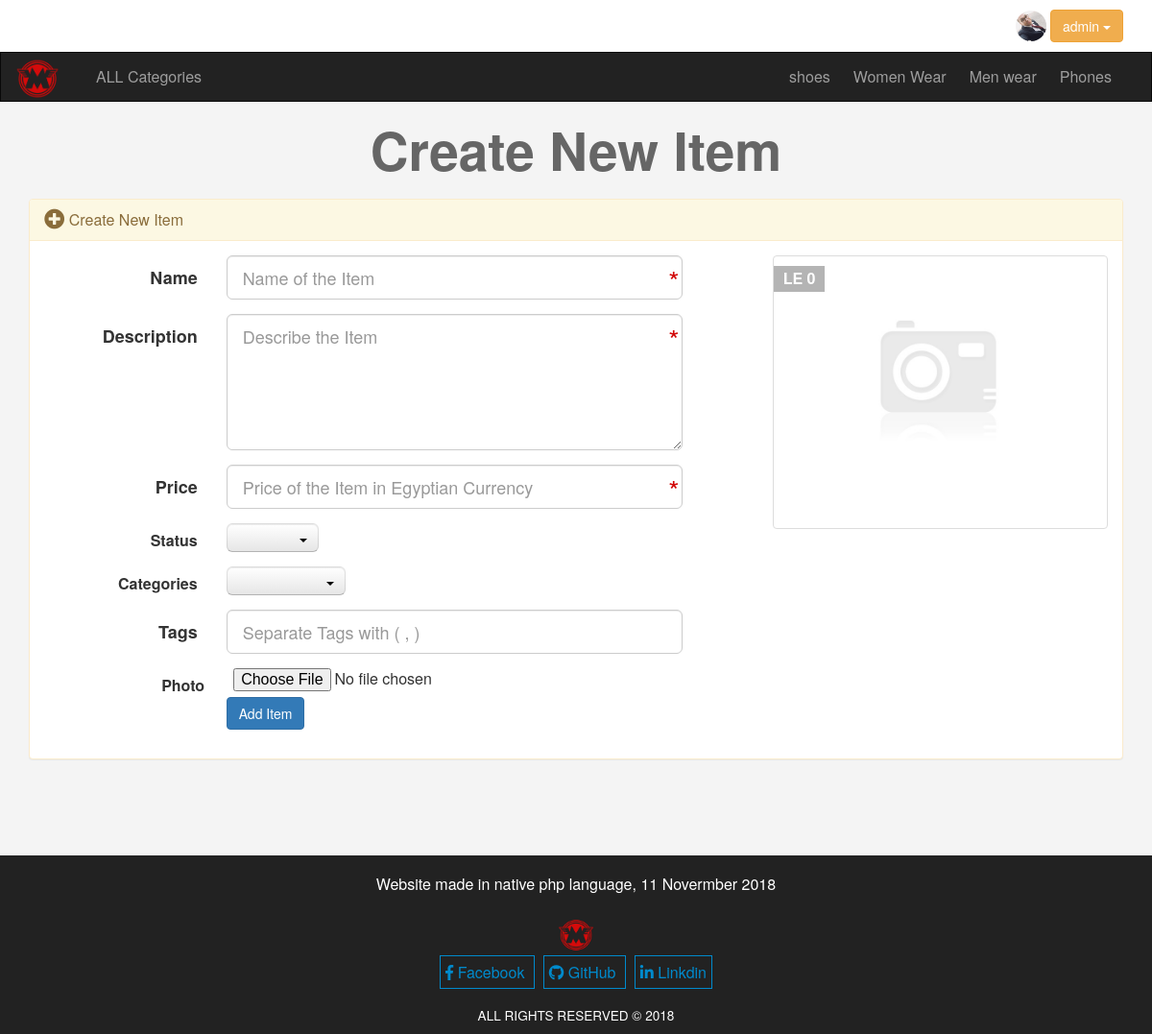
Screenshot of /newAds.php (signed in) with the database file from the repository.
### tables this page shows
CREATE TABLE `users` (
  `UserID` int(11) NOT NULL COMMENT 'to Identify user',
  `Username` varchar(255) NOT NULL COMMENT 'username to Login',
  `avatar` varchar(255) NOT NULL,
  `Password` varchar(255) NOT NULL COMMENT 'password to login',
  `Email` varchar(255) NOT NULL,
  `FullName` varchar(255) NOT NULL,
  `RegStatus` int(11) NOT NULL DEFAULT '0' COMMENT 'Pending Approval',
  `RegDate` date NOT NULL,
  `GroupID` int(11) NOT NULL DEFAULT '0'
);

CREATE TABLE `categories` (
  `category_id` int(6) NOT NULL,
  `Name` varchar(255) NOT NULL,
  `Description` text NOT NULL,
  `parent` int(11) NOT NULL,
  `Visibility` tinyint(1) NOT NULL DEFAULT '0',
  `Allow_Comment` tinyint(1) NOT NULL DEFAULT '0',
  `Allow_Ads` tinyint(1) NOT NULL DEFAULT '0'
);

### init.php (called while the page is built, shortened)
<?php
	include("admins/connect.php");
	$sessionUser = '';
	if (isset($_SESSION['user'])) {
		$sessionUser =  $_SESSION['user'];
	}
	$tpl  = 'includes/templates/';
	$func = 'includes/functions/';
	$css  = 'layout/css/';
	include ($func . "functions.php");
	include ($tpl . "header.php");

### includes/functions/functions.php (called while the page is built, shortened)
<?php
Function getAllFrom($field,$table,$where = NULL,$orderField,$ordering="DESC"){
	global $con;
	$query = $con->prepare("SELECT $field FROM $table $where ORDER BY $orderField $ordering");
	$query->execute();
	$result = $query->fetchAll();
	return $result;
}

### newAds.php (the view, shortened to what this page needs)
<?php
$pageTitle = 'Create New Item';
include ("init.php");
if (isset($_SESSION['user'])) {
?>
	<h1 class="text-center"><?php echo $pageTitle; ?> </h1>
<div class="information block">
	<div class="container">
		<div class="panel panel-warning">
			<div class="panel-heading"><i class="fas fa-plus-circle fa-lg"></i> <?php echo $pageTitle; ?></div>
			<div class="panel-body">
				<div class="row">
					<div class="col-md-8">
								<form class="form-horizontal item_user_form" action="<?php echo $_SERVER['PHP_SELF'];?>" method="POST" enctype="multipart/form-data">
									<div class="form-group form-group-lg">
										<label class="col-sm-3 control-label">Name</label>
										<div class="col-sm-10 col-md-8">
											<input
												   pattern=".{4,}"
												   title="This field Required at least 4 char"
												   type="text"
												   name="name"
												   class="form-control live"
												   placeholder="Name of the Item"
												   data-class=".live-title"
												   required
												   >
										</div>
									</div>
									<div class="form-group form-group-lg">
										<label class="col-sm-3 control-label">Description</label>
										<div class="col-sm-10 col-md-8">
											<textarea
													  pattern=".{10,}"
												   	  title="This field Required at least 10 char"
													  name="Description"
											          rows="5"
											          class="form-control live"
											          placeholder="Describe the Item"
												      data-class=".live-desc"
													  required
											          ></textarea>
										</div>
									</div>
									<div class="form-group form-group-lg">
										<label class="col-sm-3 control-label">Price</label>
										<div class="col-sm-10 col-md-8">
											<input type="number"
												   autocomplete="off"
												   name="price"
												   class="form-control live"
												   placeholder="Price of the Item in Egyptian Currency"
												   data-class=".live-price"
												   required
												   >
										</div>
									</div>
									<div class="form-group form-group-md">
										<label class="col-sm-3 control-label">Status</label>
										<div class="col-sm-5 col-md-8">
											<select class="form-control" name="status" required>
											</select>
										</div>
									</div>
								<div class="form-group form-group-md">
									<label class="col-sm-3 control-label">Categories</label>
									<div class="col-sm-5 col-md-8 ">
										<select class="form-control" name="category">
										</select>
									</div>
								</div>
									<div class="form-group form-group-lg">
										<label class="col-sm-3 control-label">Tags</label>
										<div class="col-sm-10 col-md-8">
											<input type="text" name="tags" class="form-control" placeholder="Separate Tags with ( , )">
										</div>
									</div>
									<div >
										<label class="col-sm-3 control-label">Photo</label>
										<div class="col-sm-10 col-md-8">
											<input type="file" name="itmPhoto"   >
										</div>
									</div>
									<div class="form-group form-group-lg">
										<div class="col-sm-offset-3 col-sm-10">
											<input type="submit" value="Add Item" class="btn btn-primary">
										</div>
									</div>
							</form>
					</div>
					<div class="col-md-4">
								<div class="thumbnail item-box live_Prev">
													<span class="price-tag">LE
												<span class=" live-price">0</span>
													</span>
												<img class="img-responsive" src="admins/uploads/item_photo/default.png">
												<div class="caption">
												</div>
											</div>
					</div>
				</div>
			</div>
		</div>
	</div>
</div>
 <?php
}else{
		header('location:login.php');
		exit();
}
include ($tpl . "footer.php");

### includes/templates/header.php (shortened to what this page needs)
<!DOCTYPE html>
<html>
<head>
	<link rel="stylesheet" type="text/css" href="<?php echo $css; ?>bootstrap.min.css">
	<link rel="stylesheet" type="text/css" href="<?php echo $css; ?>all.css">
	<link rel="stylesheet" type="text/css" href="<?php echo $css; ?>jquery-ui.css">
	<link rel="stylesheet" type="text/css" href="<?php echo $css; ?>jquery.selectBoxIt.css">
	<link rel="stylesheet" type="text/css" href="<?php echo $css; ?>style.css">
</head>
<body>
<div class="upper-bar ">
  <div class="container text-right">
    <?php
        if (isset($_SESSION['user'])) {
          $id = $_SESSION['user_id'];
            $getPhoto = $con->prepare("SELECT avatar FROM users WHERE UserID = ?");
            $getPhoto->execute(array($id));
            $photo = $getPhoto->fetch();
          ?>
               <img class="img-circle"
               src="admins/uploads/avatars/<?php echo ($photo['avatar'] == ''?'default.jpg':$photo['avatar']);?>">
              <div class="btn-group my-info">
                <span class="btn btn-warning dropdown-toggle" data-toggle="dropdown">
                  <?php echo $sessionUser;?> <span class="caret"></span>
                </span>
               </div>
          <?php
        }else{ ?>
      <a href="login.php">
        <span class="pull-right">Login/Signup</span>
      </a>
    <?php } ?>
</div>
</div>
<nav class="navbar navbar-inverse">
  <img alt="michael Adel logo" src="admins/layout/images/logo3.png" >
  <div class="container">
    <div class="navbar-header">
      <a class="navbar-brand" href="index.php">ALL Categories</a>
    </div>
    <div class="collapse navbar-collapse" id="app-nav">
      <ul class="nav navbar-nav navbar-right">
    <?php
          $categories = getAllFrom("*","categories","WHERE parent = 0","category_id");
          foreach ($categories as $cat) { ?>
                <li><a href="categories.php?pageID=<?php echo $cat['category_id']; ?>" >
                        <?php echo $cat['Name']; ?></a>
                </li>
    <?php
         }
    ?>
      </ul>
    </div>
  </div>
</nav>

### layout/css/all.css (style rules this page uses)
.fa, .fas, .far, .fal, .fab { -moz-osx-font-smoothing: grayscale; -webkit-font-smoothing: antialiased; display: inline-block; font-style: normal; font-variant: normal; text-rendering: auto; line-height: 1; }
.fa-lg { font-size: 1.33333em; line-height: 0.75em; vertical-align: -.0667em; }
.fa-plus-circle:before { content: "\f055"; }
.fa, .fas { font-family: 'Font Awesome 5 Free'; font-weight: 900; }

### layout/css/style.css (style rules this page uses)
body { background-color:#F4F4F4; font-size: 16px; }
h1 { font-size: 55px; margin: 20px 0; font-weight: bold; color:#666; }
.navbar { border-radius: 0; margin-bottom: 0; }
.navbar img { width: 60px; max-width: 60px; height: auto; position: absolute; top: 5px; left: 8px; }
.nav > li > a, .navbar-brand { padding: 15px 12px; }
.navbar-brand { font-size: 16px; }
.navbar>.container .navbar-brand { margin-left: 58px; }
.upper-bar { padding: 10px; background-color: #FFF; }
.upper-bar img { width: 32px; height: 32px; }
.item-box { position: relative; }
.item-box .price-tag { background-color: #B4B4B4; padding: 2px 10px; position: absolute; left: 0; top:10px; font-weight: bold; color: #FFF; }
.information { margin: 20px 0 0; }

### rows the page displays
users: avatar (picture)
categories: Name "shoes"
categories: Name "Women Wear"
categories: Name "Men wear"
categories: Name "Phones"

### other values shown
$sessionUser "admin"
$pageTitle "Create New Item"
